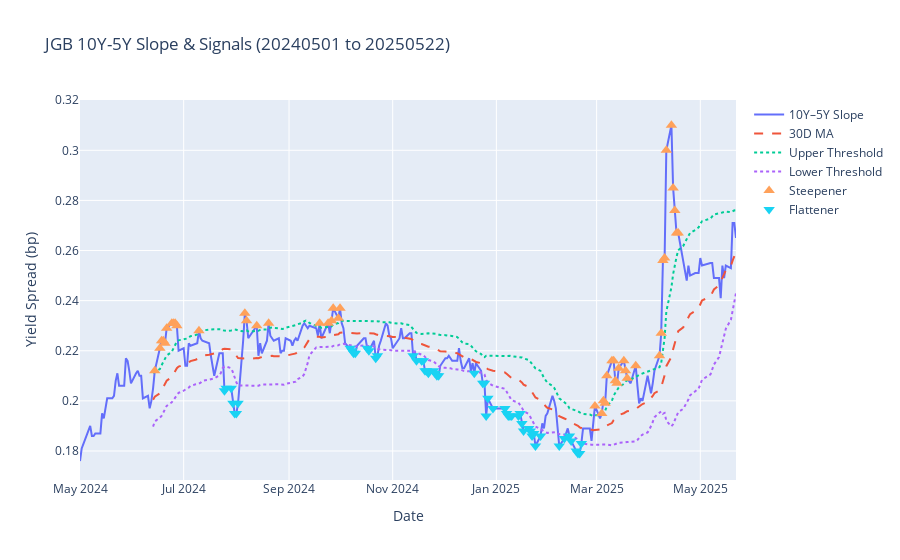

Source (notebook cell):
### Code cell
import plotly.graph_objects as go

# —— 假设你已经得到了 df（含 ['Slope','MA','Upper','Lower','Signal']）
# —— 以及 start_date, end_date
start_date, end_date = '20240501', '20250522'
df = fetch_jgb_yields(start_date, end_date, window=30)
# 标记信号日期
steep_dates = df[df['Signal'] == 1].index
flat_dates  = df[df['Signal'] == -1].index

# 创建 Figure
fig = go.Figure()

# 1) 绘制斜率和均线、上下轨
fig.add_trace(go.Scatter(
    x=df.index, y=df['Slope'], mode='lines', name='10Y–5Y Slope'
))
fig.add_trace(go.Scatter(
    x=df.index, y=df['MA'], mode='lines', name='30D MA',
    line=dict(dash='dash')
))
fig.add_trace(go.Scatter(
    x=df.index, y=df['Upper'], mode='lines', name='Upper Threshold',
    line=dict(dash='dot')
))
fig.add_trace(go.Scatter(
    x=df.index, y=df['Lower'], mode='lines', name='Lower Threshold',
    line=dict(dash='dot')
))

# 2) 添加 Steepener 信号点
fig.add_trace(go.Scatter(
    x=steep_dates,
    y=df.loc[steep_dates, 'Slope'],
    mode='markers',
    name='Steepener',
    marker_symbol='triangle-up',
    marker_size=10,
    hovertemplate='<b>%{x|%Y-%m-%d}</b><br>Slope: %{y:.3f}<extra></extra>'
))

# 3) 添加 Flattener 信号点
fig.add_trace(go.Scatter(
    x=flat_dates,
    y=df.loc[flat_dates, 'Slope'],
    mode='markers',
    name='Flattener',
    marker_symbol='triangle-down',
    marker_size=10,
    hovertemplate='<b>%{x|%Y-%m-%d}</b><br>Slope: %{y:.3f}<extra></extra>'
))

# 布局调整
fig.update_layout(
    title=f'JGB 10Y-5Y Slope & Signals ({start_date} to {end_date})',
    xaxis_title='Date',
    yaxis_title='Yield Spread (bp)',
    hovermode='closest'
)

# 显示交互式图表
fig.show()

### Figure 1 — Plotly figure (JSON) as saved in the notebook; plotly's stock layout.template omitted (floating-point values rounded to 4 significant figures; data arrays with more than 128 entries replaced by an {"elided": "..."} marker saying what was removed)
{"data": [{"mode": "lines", "name": "10Y–5Y Slope", "type": "scatter", "x": {"elided": "258 str values"}, "y": {"elided": "258 float values"}}, {"line": {"dash": "dash"}, "mode": "lines", "name": "30D MA", "type": "scatter", "x": {"elided": "258 str values"}, "y": {"elided": "258 float values"}}, {"line": {"dash": "dot"}, "mode": "lines", "name": "Upper Threshold", "type": "scatter", "x": {"elided": "258 str values"}, "y": {"elided": "258 float values"}}, {"line": {"dash": "dot"}, "mode": "lines", "name": "Lower Threshold", "type": "scatter", "x": {"elided": "258 str values"}, "y": {"elided": "258 float values"}}, {"hovertemplate": "<b>%{x|%Y-%m-%d}</b><br>Slope: %{y:.3f}<extra></extra>", "marker": {"size": 10, "symbol": "triangle-up"}, "mode": "markers", "name": "Steepener", "type": "scatter", "x": ["2024-06-14T00:00:00", "2024-06-17T00:00:00", "2024-06-18T00:00:00", "2024-06-19T00:00:00", "2024-06-20T00:00:00", "2024-06-21T00:00:00", "2024-06-24T00:00:00", "2024-06-25T00:00:00", "2024-06-26T00:00:00", "2024-06-27T00:00:00", "2024-07-10T00:00:00", "2024-08-06T00:00:00", "2024-08-07T00:00:00", "2024-08-13T00:00:00", "2024-08-20T00:00:00", "2024-09-19T00:00:00", "2024-09-24T00:00:00", "2024-09-26T00:00:00", "2024-09-27T00:00:00", "2024-09-30T00:00:00", "2024-10-01T00:00:00", "2025-02-28T00:00:00", "2025-03-04T00:00:00", "2025-03-05T00:00:00", "2025-03-06T00:00:00", "2025-03-07T00:00:00", "2025-03-10T00:00:00", "2025-03-11T00:00:00", "2025-03-12T00:00:00", "2025-03-13T00:00:00", "2025-03-14T00:00:00", "2025-03-17T00:00:00", "2025-03-18T00:00:00", "2025-03-19T00:00:00", "2025-03-24T00:00:00", "2025-04-07T00:00:00", "2025-04-08T00:00:00", "2025-04-09T00:00:00", "2025-04-10T00:00:00", "2025-04-11T00:00:00", "2025-04-14T00:00:00", "2025-04-15T00:00:00", "2025-04-16T00:00:00", "2025-04-17T00:00:00", "2025-04-18T00:00:00"], "y": [0.212, 0.221, 0.224, 0.224, 0.223, 0.229, 0.231, 0.231, 0.231, 0.23, 0.228, 0.235, 0.232, 0.23, 0.231, 0.231, 0.231, 0.232, 0.237, 0.233, 0.237, 0.198, 0.195, 0.2, 0.199, 0.21, 0.216, 0.216, 0.208, 0.207, 0.213, 0.216, 0.212, 0.209, 0.214, 0.218, 0.227, 0.256, 0.257, 0.3, 0.31, 0.285, 0.276, 0.267, 0.267]}, {"hovertemplate": "<b>%{x|%Y-%m-%d}</b><br>Slope: %{y:.3f}<extra></extra>", "marker": {"size": 10, "symbol": "triangle-down"}, "mode": "markers", "name": "Flattener", "type": "scatter", "x": ["2024-07-25T00:00:00", "2024-07-26T00:00:00", "2024-07-29T00:00:00", "2024-07-30T00:00:00", "2024-07-31T00:00:00", "2024-08-01T00:00:00", "2024-08-02T00:00:00", "2024-10-07T00:00:00", "2024-10-08T00:00:00", "2024-10-09T00:00:00", "2024-10-10T00:00:00", "2024-10-17T00:00:00", "2024-10-18T00:00:00", "2024-10-22T00:00:00", "2024-10-23T00:00:00", "2024-11-13T00:00:00", "2024-11-15T00:00:00", "2024-11-18T00:00:00", "2024-11-19T00:00:00", "2024-11-20T00:00:00", "2024-11-21T00:00:00", "2024-11-22T00:00:00", "2024-11-25T00:00:00", "2024-11-26T00:00:00", "2024-11-27T00:00:00", "2024-11-28T00:00:00", "2024-12-19T00:00:00", "2024-12-24T00:00:00", "2024-12-25T00:00:00", "2024-12-26T00:00:00", "2024-12-27T00:00:00", "2024-12-30T00:00:00", "2025-01-06T00:00:00", "2025-01-07T00:00:00", "2025-01-08T00:00:00", "2025-01-09T00:00:00", "2025-01-10T00:00:00", "2025-01-14T00:00:00", "2025-01-15T00:00:00", "2025-01-16T00:00:00", "2025-01-17T00:00:00", "2025-01-20T00:00:00", "2025-01-21T00:00:00", "2025-01-22T00:00:00", "2025-01-23T00:00:00", "2025-01-24T00:00:00", "2025-01-27T00:00:00", "2025-02-07T00:00:00", "2025-02-10T00:00:00", "2025-02-13T00:00:00", "2025-02-14T00:00:00", "2025-02-17T00:00:00", "2025-02-18T00:00:00", "2025-02-19T00:00:00", "2025-02-20T00:00:00"], "y": [0.204, 0.205, 0.205, 0.199, 0.195, 0.195, 0.199, 0.221, 0.22, 0.219, 0.219, 0.221, 0.22, 0.217, 0.218, 0.218, 0.216, 0.216, 0.216, 0.212, 0.212, 0.211, 0.212, 0.211, 0.21, 0.21, 0.211, 0.207, 0.207, 0.194, 0.201, 0.197, 0.197, 0.195, 0.194, 0.194, 0.194, 0.194, 0.195, 0.191, 0.188, 0.189, 0.188, 0.186, 0.187, 0.182, 0.186, 0.182, 0.185, 0.186, 0.184, 0.18, 0.179, 0.179, 0.183]}], "layout": {"hovermode": "closest", "title": {"text": "JGB 10Y-5Y Slope & Signals (20240501 to 20250522)"}, "xaxis": {"title": {"text": "Date"}}, "yaxis": {"title": {"text": "Yield Spread (bp)"}}}}
